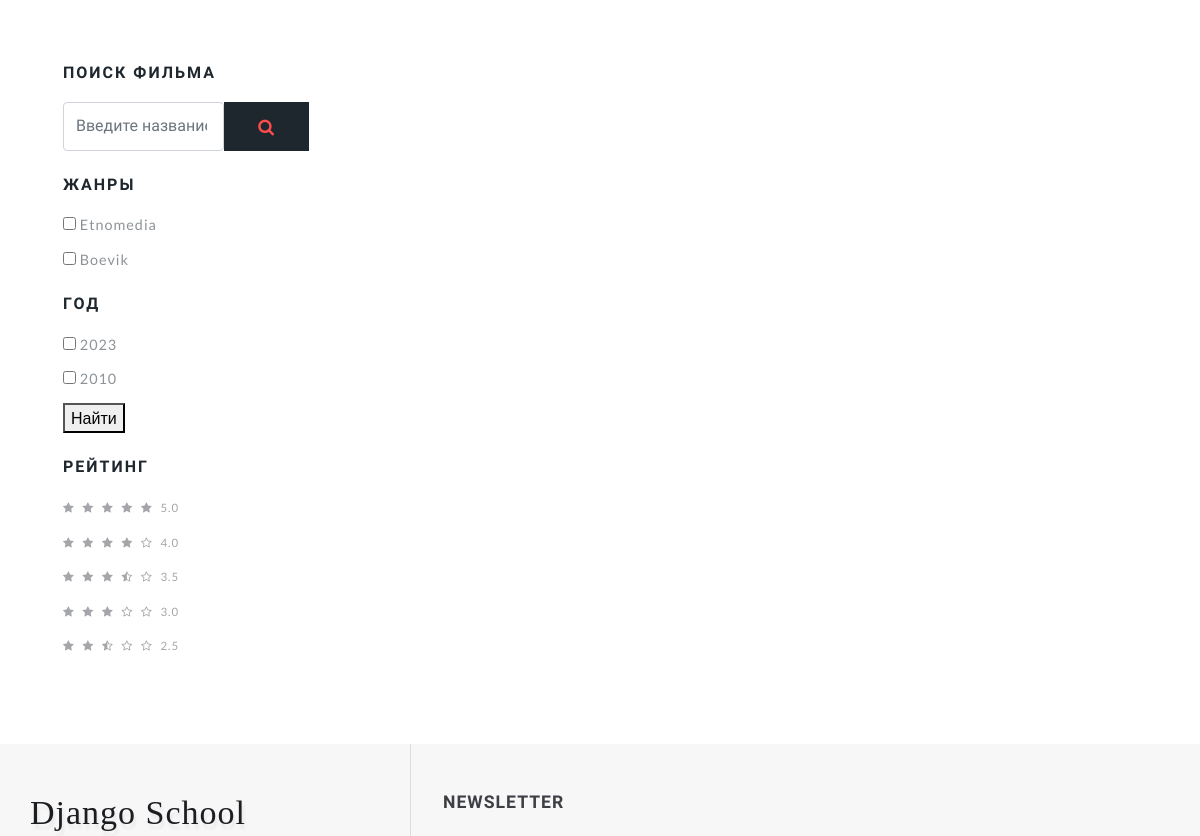
The app's page /filter/ (middle part), older data.
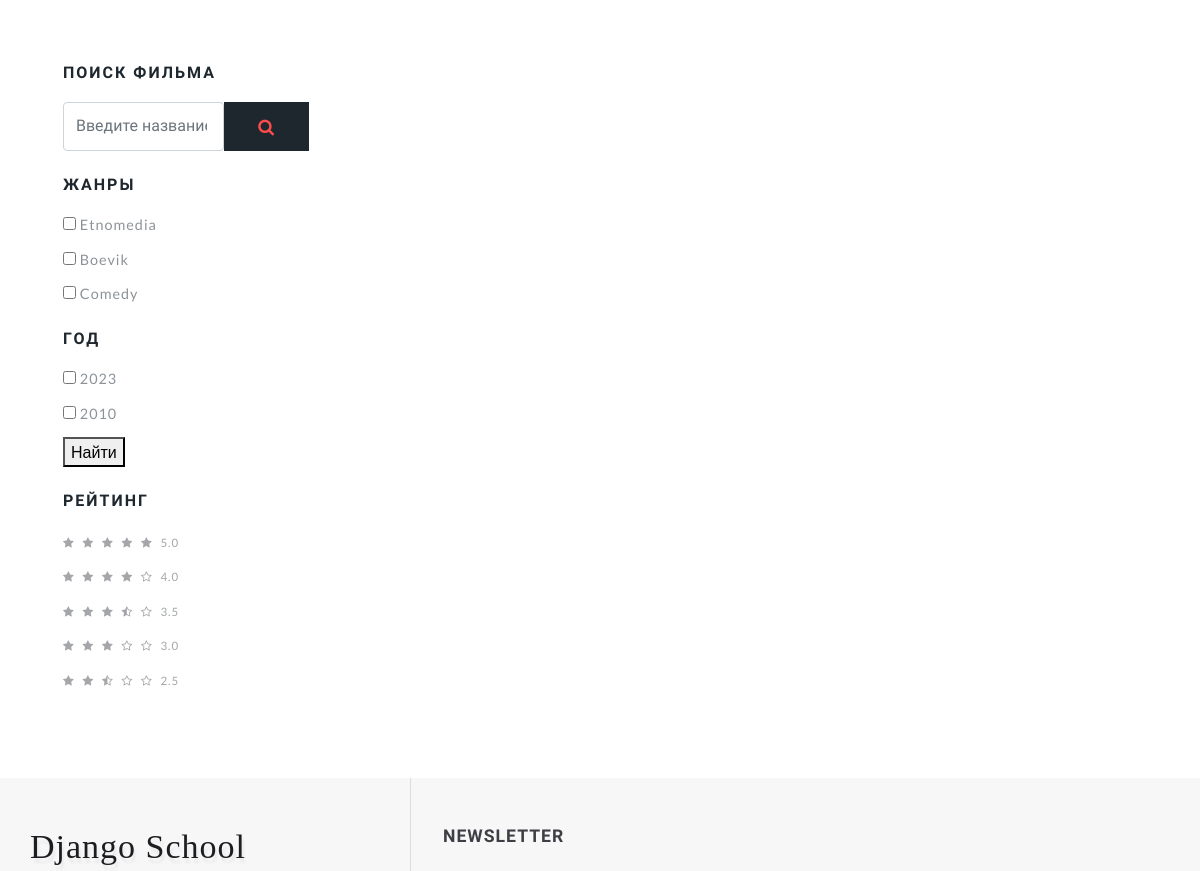
The same page, newer data.
### movies/models.py (models this page shows, shortened)
class Genre(models.Model):
    name = models.CharField("Имя", max_length=100)
    description = models.TextField("Описание")
    url = models.SlugField(max_length=160, unique=True)
    class Meta:
        verbose_name = "Жанр"
        verbose_name_plural = "Жанры"

### movies/views.py (the view)
# urls.py: path("filter/", views.FilterMoviesView.as_view(), name='filter'),
class FilterMoviesView(GenreYear, ListView):
    def get_queryset(self):
        queryset = Movie.objects.filter(
            Q(year__in=self.request.GET.getlist("year")) |
            Q(genres__in=self.request.GET.getlist("genre"))
        )
        return queryset

### movies/views.py (called while the page is built)
    def get_genres(self):
        return Genre.objects.all()

    def get_years(self):
        return Movie.objects.filter(draft=False).values("year")

### templates/movies/movie_list.html (shortened to what this page needs)
{% extends 'movies/base.html' %}
{% block movie %}
    <div class="left-ads-display col-lg-9">
    </div>
{% endblock movie %}

### templates/include/sidebar.html (shortened to what this page needs)
{% load movie_tag %}
<div class="search-bar w3layouts-newsletter">
    <h3 class="sear-head editContent">Поиск фильма</h3>
    <form action="#" method="post" class="d-flex editContent">
        <input type="search" placeholder="Введите название..." name="search"
               class="form-control" required="">
        <button class="btn1 btn"><span class="fa fa-search"
                                       aria-hidden="true"></span></button>
    </form>
</div>
<form action="{% url 'json_filter' %}" method="get" name="filter">
    <div class="left-side my-4">
        <h3 class="sear-head editContent">Жанры</h3>
        <ul class="w3layouts-box-list">
            {% for genre in view.get_genres %}
                <li class="editContent">
                    <input type="checkbox" class="checked" name="genre" value="{{ genre.id }}">
                    <span class="span editContent">{{ genre.name }}</span>
                </li>
            {% endfor %}
        </ul>
    </div>
    <div class="left-side">
        <h3 class="sear-head editContent">Год</h3>
        <ul class="w3layouts-box-list">
            {% for movie in view.get_years %}
                <li class="editContent">
                    <input type="checkbox" class="checked" name="year" value="{{ movie.year }}">
                    <span class="span editContent">{{ movie.year }}</span>
                </li>
            {% endfor %}
        </ul>
    </div>
    <button type="submit">Найти</button>
</form>
<div class="customer-rev left-side my-4">
    <h3 class="sear-head editContent">Рейтинг</h3>
    <ul class="w3layouts-box-list">
        <li>
            <a href="#">
                <span class="fa fa-star" aria-hidden="true"></span>
                <span class="fa fa-star" aria-hidden="true"></span>
                <span class="fa fa-star" aria-hidden="true"></span>
                <span class="fa fa-star" aria-hidden="true"></span>
                <span class="fa fa-star" aria-hidden="true"></span>
                <span class="editContent">5.0</span>
            </a>
        </li>
        <li>
            <a href="#">
                <span class="fa fa-star" aria-hidden="true"></span>
                <span class="fa fa-star" aria-hidden="true"></span>
                <span class="fa fa-star" aria-hidden="true"></span>
                <span class="fa fa-star" aria-hidden="true"></span>
                <span class="fa fa-star-o" aria-hidden="true"></span>
                <span class="editContent">4.0</span>
            </a>
        </li>
        <li>
            <a href="#">
                <span class="fa fa-star" aria-hidden="true"></span>
                <span class="fa fa-star" aria-hidden="true"></span>
                <span class="fa fa-star" aria-hidden="true"></span>
                <span class="fa fa-star-half-o" aria-hidden="true"></span>
                <span class="fa fa-star-o" aria-hidden="true"></span>
                <span class="editContent">3.5</span>
            </a>
        </li>
        <li>
            <a href="#">
                <span class="fa fa-star" aria-hidden="true"></span>
                <span class="fa fa-star" aria-hidden="true"></span>
                <span class="fa fa-star" aria-hidden="true"></span>
                <span class="fa fa-star-o" aria-hidden="true"></span>
                <span class="fa fa-star-o" aria-hidden="true"></span>
                <span class="editContent">3.0</span>
            </a>
        </li>
        <li>
            <a href="#">
                <span class="fa fa-star" aria-hidden="true"></span>
                <span class="fa fa-star" aria-hidden="true"></span>
                <span class="fa fa-star-half-o" aria-hidden="true"></span>
                <span class="fa fa-star-o" aria-hidden="true"></span>
                <span class="fa fa-star-o" aria-hidden="true"></span>
                <span class="editContent">2.5</span>
            </a>
        </li>
    </ul>
</div>

Row changes from the older to the newer data that the page shows:
added Genre: name "Comedy"
